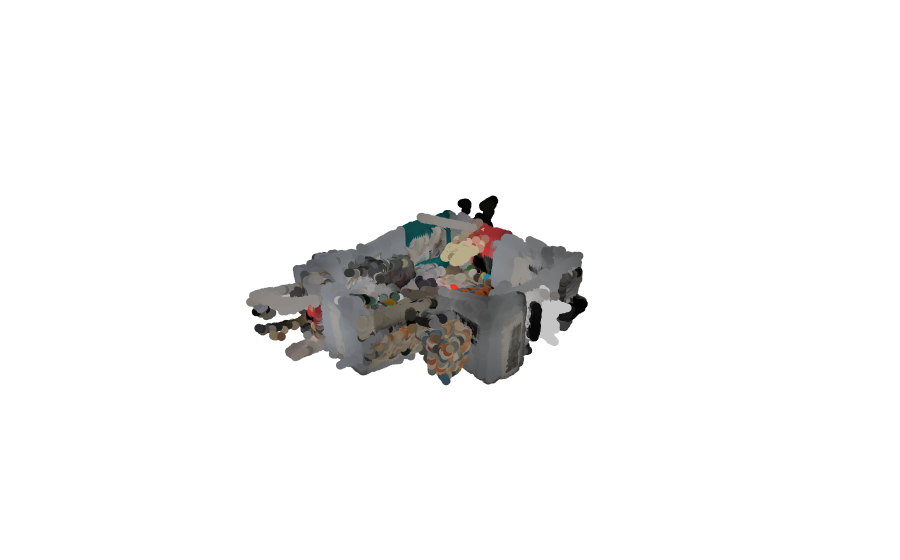

This figure's notebook cell:
### Code cell
pts_vox, cols_vox = load_and_decimate_room_pc_voxels(CLOUD_POINT_PATH)
point_cloud_visu(pts_vox, cols_vox)

### Figure 1 — Plotly figure (JSON) as saved in the notebook; plotly's stock layout.template omitted (floating-point values rounded to 4 significant figures; data arrays with more than 128 entries replaced by an {"elided": "..."} marker saying what was removed)
{"data": [{"marker": {"color": {"elided": "40777x3 float values"}, "size": 3}, "mode": "markers", "type": "scatter3d", "x": {"elided": "40777 float values"}, "y": {"elided": "40777 float values"}, "z": {"elided": "40777 float values"}}], "layout": {"scene": {"aspectmode": "data", "aspectratio": {"x": 1, "y": 1, "z": 0.95}, "xaxis": {"visible": false}, "yaxis": {"visible": false}, "zaxis": {"visible": false}}}}
